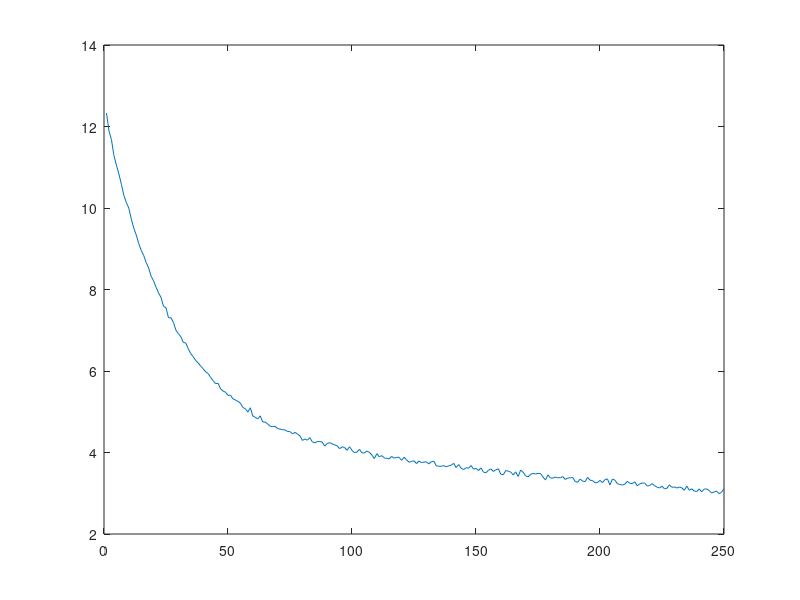
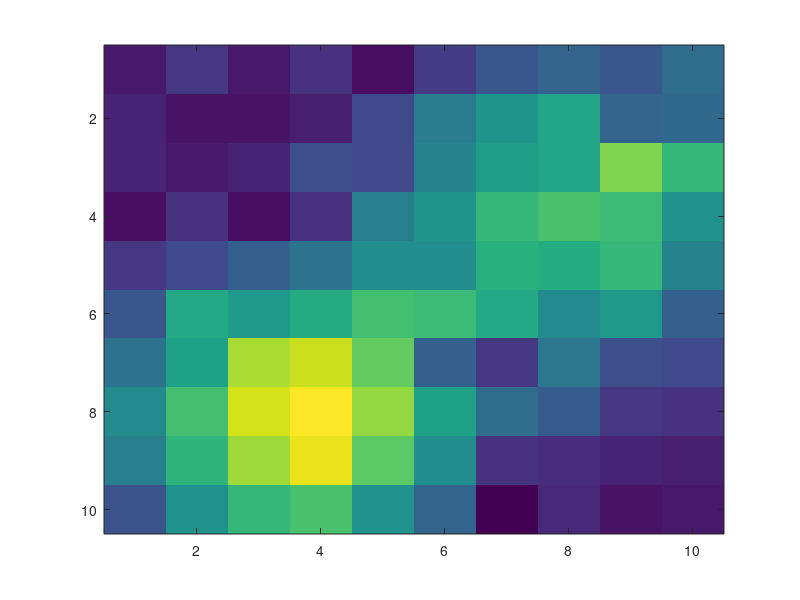
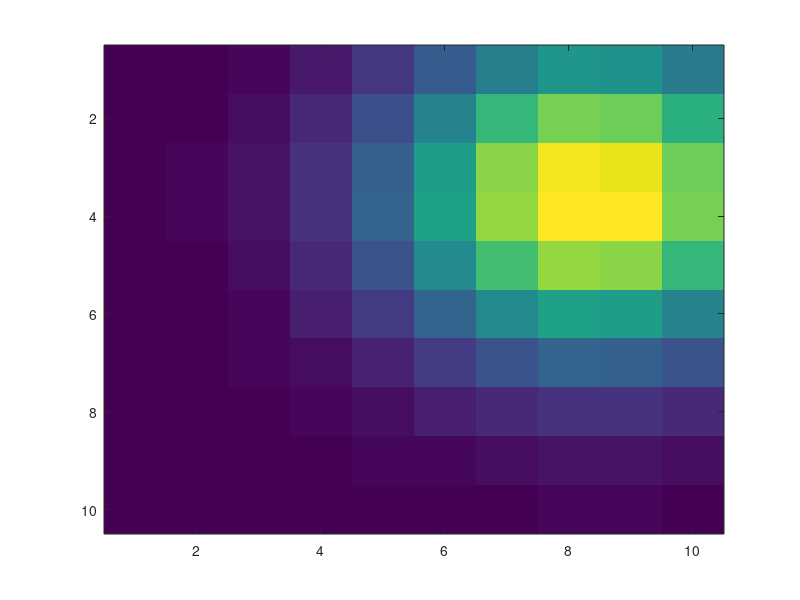
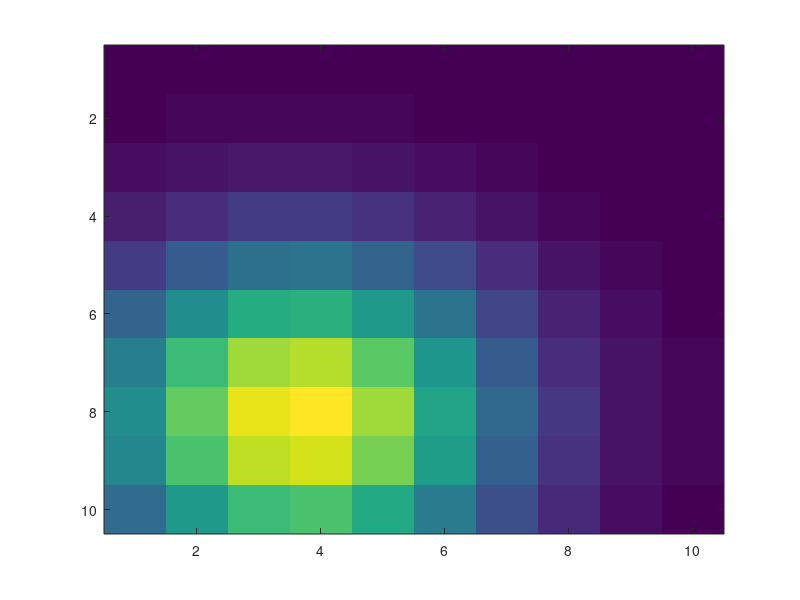

These figures' MATLAB source, in order:
% MATLAB VAE
% Not sparse, just implementing my own VAE
close all
% Archicture:
% Input X
% Decoded by NN layers (Q) into mean, variance
% mean + Eps*sigma (eps is random) gives latent Z
% Z is decoded by P into output f ( by NN layers)
% optimize - f = N, KL div between N(u,sigma) and N(0,I)
% Note KL(N(u,ss)||N(0,I)) = .5(tr(ss) + u'u - k - log(det(ss)))

% assumeing architecture is input -> hidden -> latent -> hidden -> out
% output is sigmoid, everything else is ax + b
% output = f(h2), f = exp(x)/(1+exp(x))
% h2 = h2m + z*h2v
% z = zm + eps*zv
% zm = h1m + x*h1v
% zv = ''

% X = 10x10 image patches in several patterns
% z = 2 dimensional

%Xin = zeros(1,100); 
%h1mult = zeros(100,4); % u1 u2 sig1 sig2
%h1const = zeros(1,4);  
umult = zeros(100,2);
uconst = zeros(1,2);
sigmult = zeros(100,2);
sigconst = zeros(1,2);
h2mult = zeros(2,100); % z1 z2
h2const = zeros(1,100);
% xavier initializtion : weights = N(0,Var),Var 1/(num_inputs)
%h1mult = randn(h1mult,sqrt(100));
umult = normrnd(umult,1/sqrt(100));
sigmult = normrnd(sigmult,1/sqrt(100));
h2mult = normrnd(h2mult,1/sqrt(2));
% biases can remain 0

% Forward Pass
% Input X
% H1 = h1mult*X + h1const
% z  = H1_1*eps + H1_2, eps~N(0,1)
% O  = h2mult*z + h2const
% F  = exp(O)/(1+exp(O))

% Backprop:
% Error = sum((F-X)^2) + .5(tr(ss) + u'u - k - log(det(ss))), 
%                                 where u = H1_1, ss = H2_2
%       = E1           +  E2
% dE1/dO = -2exp(O)(exp(O)(X-1)+X)/(exp(O)+1)^3
% dE1/dz = dE1/dO * H2mult
% dE1/dH1 = dE1/dO * dO/dz * (1 or eps)
% Variables of interest
% dE/dh2const = dE1/dh2const = dE/dO dO/dh2const = dE/dO
% dE/dh2mult = dE1/dh2mult = dE/dO dO/dh1mult = dE/dO * z
% dE/dh1const = dE1/dh1const + dE2/dh1const
%   dE1/dh1const = dE/dO dO/dz dz/dH1(=1 or eps)
%   dE2/dh1const = .5 
% dE/dh1mult = dE1/dh1mult + dE2/dh1mult
%   dE1/dh1mult = dE/dO dO/dz dz/dH1(=1 or eps) X
%   dE2/dh1mult = 

% Notation gets awkward. Lets redefine the forward pass a bit
% Forward Pass (new):
% Input X
% u = umult*X + uadd
% sig = sigmult*X + sigadd
% z  = sig*eps + u, eps~N(0,1)
% O  = Hmult*z + Hconst
% F  = exp(O)/(1+exp(O))

% Backprop (new notation):
% Error = sum((F-X)^2) + .5(tr(Var) + u'u - k - log(det(Var))), 
%       = E1           +  E2
%       but Var = [sig(1)^2 0;0 sig(2)^2]
%       so tr(Var) = sig(1)^2 + sig(2)^2
%          det(Var) = sig(1)^2 * sig(2)^2
% Error = sum((F-X)^2) + .5(sig(1)^2 + sig(2)^2 + u'u - k - log(sig(1)^2 * sig(2)^2)), 
%       = E1           +  E2
% dE1/dO = -2exp(O)(exp(O)(X-1)+X)/(exp(O)+1)^3
% dE1/dz = dE1/dO * Hmult
% dE1/dsig = dE1/dO * dO/dz * eps
% dE1/du = dE1/do * dO/dz 
% Variables of interest
% dE/dHconst = dE1/dHconst = dE/dO dO/dHconst = dE/dO
% dE/dHmult = dE1/dHmult = dE/dO dO/dHmult = dE/dO * z
% dE/duadd = dE1/duadd + dE2/duadd
%   dE1/duadd = dE1/dO dO/dz dz/du(=1) du/duadd(=1) 
%             = dE1/dO dO/dz
%   dE2/duadd = dE2/du du/uadd(=1) = dE2/du
%             = [u_1 u_2]
% dE/dumult = dE1/dumult + dE2/dumult
%   dE1/dumult = dE1/dO dO/dz dz/du(=1) du/dumult(=X) 
%              = dE1/dO dO/dz X
%   dE2/dumult = dE2/du du/uamult(=X) = dE2/du X
%              = [u_1 u_2] X
% dE/dsigadd = dE1/dsigadd + dE2/dsigadd
%   dE1/dsigadd = dE1/dO dO/dz dz/dsig(=eps) dsig/dsigadd(=1) 
%               = dE1/dO dO/dz * eps 
%   dE2/dsigadd = dE2/dsig dsig/dsigadd(=1) = dE2/dsig
%               = [sig(1)-1/sig(1) sig(2) - 1/sig(2)]
% dE/dsigmult = dE1/dsigmult + dE2/dsigmult
%   dE1/dsigmult = dE1/dO dO/dz dz/dsig(=eps) dsig/dsigmult(=X) 
%                = dE1/dO dO/dz * eps * X
%   dE2/dsigmult = dE2/dsig dsig/dsigmult(=X) = dE2/dsig * X
%                = [sig(1)-1/sig(1) sig(2) - 1/sig(2)] * X

% VAE learning algorithm:
% Generate training data X
% minibatch stochastic gradient descent:
%   randomly permute X
%   take portions of X
%   run algorithm and compute errors/updates, averaged of portions of X
%   update after each portion
%   once through X, re-permute and repeat
%   continue until convergence/gone through X some number of times

% Training data X - needs to be well described by 2 latent vars
% Lets try a few patterns, each with a distinct peak? 

 cx = rand(1,6);
 cy = rand(1,6);
 for c = 1:6
 for i = 1:10
     for j = 1:10
         Xt(c,i,j) = exp(-((i/10-cx(c))^2 + (j/10-cy(c))^2)/(2*.05));
     end
 end
 end
% imagesc(reshape(Xt(1,:,:),10,10))
% % Make actual data as random perturbations of training patterns
% % randomly multiply by .9 to 1.1, then add +.05 to -.05
% Xin = zeros(600,10,10);
% for c = 1:6
%     for k = 1:100
%         for i = 1:10
%             for j = 1:10
%                 Xin((c-1)*100 + k,i,j) = Xt(c,i,j)*(.9+rand()*.2) + (-.05+rand()*.1);
%             end
%         end
%     end
% end
% Xin(Xin<0) = 0;
% Xin(Xin>1) = 1;
% imagesc(reshape(Xin(1,:,:),10,10))

% New training data : 2 patterns, varying overlaps
Xin = zeros(600,10,10);
for k = 1:600
    num1 = rand;
    num2 = rand;
    for i = 1:10
        for j = 1:10
            Xin(k,i,j) = (Xt(1,i,j)*num1 + num2*Xt(2,i,j))*(.9+rand()*.2) + (-.05+rand()*.1);
        end
    end
end
Xin(Xin<0) = 0;
Xin(Xin>1) = 1;


update = .01; % how much to update variables by - learning rate
numruns = 250; % number of times to go through data
batchsize = 50; % must be divisible by 600;
numbatch = 600/batchsize;
for k = 1:numruns  
    inds = randperm(600);
    Errorbar = 0;
    for l = 1:numbatch % over batches
        %Errorbar = 0;
        % reset changes
        dHmult = 0;
        dHconst = 0;
        dUmult = 0;
        dUconst = 0;
        dSigmult = 0;
        dSigconst = 0;
        for t = 1:batchsize % within batch
            index = (l-1)*batchsize + t;
            X = reshape(Xin(index,:,:),1,100);
            u = X*umult + uconst;
            sig = X*sigmult + sigconst;
            epsi = randn(1,2);
            z = sig.*epsi + u;
            O = z*h2mult + h2const;
            F = exp(O)./(1+exp(O));
            KL = .5*(sig(1)^2 + sig(2)^2 + u*u' - 2 - log(sig(1)^2 * sig(2)^2));
            Error = sum((F-X).^2) + KL; 
            % Try other version
            %Error = -sum(X.*log(1e-6 + F) + (1-X).*log(1e-6+1-F)) + KL;
            % Update batch variables
            Errorbar = Errorbar + Error/batchsize;
            dEdo = -2*exp(O).*(exp(O).*(X-1)+X)./(exp(O)+1).^3;
            dodz = h2mult;
            dHconst = dHconst + dEdo/batchsize;
            dHmult = dHmult + dEdo.*z'/batchsize;
            dUconst = dUconst + (dEdo*dodz' + u)/batchsize; 
            dUmult = dUmult + (dEdo*dodz' + u).*X'/batchsize;
            dSigconst = dSigconst + (dEdo*dodz' .* epsi + sig-1./sig)/batchsize;
            dSigmult = dSigmult + (dEdo*dodz' .* epsi + sig-1./sig).*X'/batchsize;
            
        end
        %sprintf('Trial %d Batch %d has error %g',k,l,Errorbar)
        % make changes
        umult = umult - dUmult*update;
        uconst = uconst - dUconst*update;
        sigmult = sigmult - dSigmult*update;
        sigconst = sigconst - dSigconst*update;
        h2mult = h2mult - dHmult*update;
        h2const = h2const - dHconst*update;
    end
    sprintf('Trial %d has error %g',k,Errorbar/numbatch)
    errors(k) = (Errorbar/numbatch);
end
plot(errors);

% Generate new samples
z = randn(1,2);
O = z*h2mult + h2const;
F = exp(O)./(1+exp(O));
figure
imagesc(reshape(F,10,10));
% Compare to original patterns (1,2)
figure
imagesc(reshape(Xt(1,:,:),10,10))
figure
imagesc(reshape(Xt(2,:,:),10,10))
% Look at latent variable outputs
z =[1 0];
O = z*h2mult + h2const;
F = exp(O)./(1+exp(O));
figure
imagesc(reshape(F,10,10));
z =[0 1];
O = z*h2mult + h2const;
F = exp(O)./(1+exp(O));
figure
imagesc(reshape(F,10,10));
z =[0 -1];
O = z*h2mult + h2const;
F = exp(O)./(1+exp(O));
figure
imagesc(reshape(F,10,10));
% recreate image 1 (1 looked good on this run, pick by hand a 'good' ex
figure
imagesc(reshape(Xin(1,:,:),10,10))
X = reshape(Xin(10,:,:),1,100);
u = X*umult + uconst;
sig = X*sigmult + sigconst;
epsi = randn(1,2);
z = sig.*epsi + u;
O = z*h2mult + h2const;
F = exp(O)./(1+exp(O));
figure
imagesc(reshape(F,10,10));